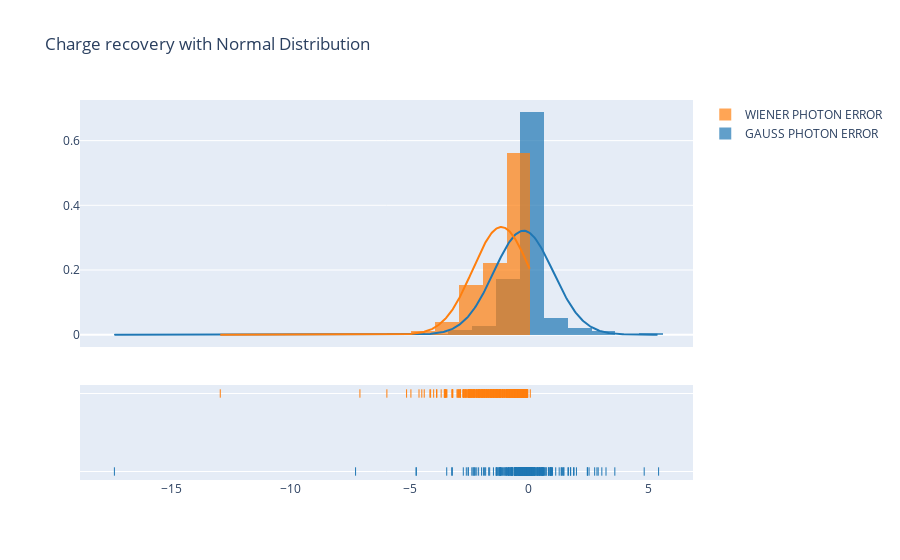

The notebook cell this image was saved under:
### Code cell
group_labels = ['GAUSS PHOTON ERROR', 'WIENER PHOTON ERROR']
fig = ff.create_distplot([PE_error_gauss, PE_error_wiener], 
                        group_labels, 
                        curve_type='normal',
                        histnorm="probability",
)

fig.update_layout(title_text='Charge recovery with Normal Distribution')
fig.show()

### Figure 1 — Plotly figure (JSON) as saved in the notebook; plotly's stock layout.template omitted (floating-point values rounded to 4 significant figures; data arrays with more than 128 entries replaced by an {"elided": "..."} marker saying what was removed)
{"data": [{"autobinx": false, "histnorm": "probability", "legendgroup": "GAUSS PHOTON ERROR", "marker": {"color": "rgb(31, 119, 180)"}, "name": "GAUSS PHOTON ERROR", "opacity": 0.7, "type": "histogram", "x": {"elided": "480 float values"}, "xaxis": "x", "xbins": {"end": 5.436, "size": 1, "start": -17.38}, "yaxis": "y"}, {"autobinx": false, "histnorm": "probability", "legendgroup": "WIENER PHOTON ERROR", "marker": {"color": "rgb(255, 127, 14)"}, "name": "WIENER PHOTON ERROR", "opacity": 0.7, "type": "histogram", "x": {"elided": "480 float values"}, "xaxis": "x", "xbins": {"end": 0.05691, "size": 1, "start": -12.94}, "yaxis": "y"}, {"legendgroup": "GAUSS PHOTON ERROR", "marker": {"color": "rgb(31, 119, 180)"}, "mode": "lines", "name": "GAUSS PHOTON ERROR", "showlegend": false, "type": "scatter", "x": {"elided": "500 float values"}, "xaxis": "x", "y": {"elided": "500 float values"}, "yaxis": "y"}, {"legendgroup": "WIENER PHOTON ERROR", "marker": {"color": "rgb(255, 127, 14)"}, "mode": "lines", "name": "WIENER PHOTON ERROR", "showlegend": false, "type": "scatter", "x": {"elided": "500 float values"}, "xaxis": "x", "y": {"elided": "500 float values"}, "yaxis": "y"}, {"legendgroup": "GAUSS PHOTON ERROR", "marker": {"color": "rgb(31, 119, 180)", "symbol": "line-ns-open"}, "mode": "markers", "name": "GAUSS PHOTON ERROR", "showlegend": false, "type": "scatter", "x": {"elided": "480 float values"}, "xaxis": "x", "y": {"elided": "480 str values"}, "yaxis": "y2"}, {"legendgroup": "WIENER PHOTON ERROR", "marker": {"color": "rgb(255, 127, 14)", "symbol": "line-ns-open"}, "mode": "markers", "name": "WIENER PHOTON ERROR", "showlegend": false, "type": "scatter", "x": {"elided": "480 float values"}, "xaxis": "x", "y": {"elided": "480 str values"}, "yaxis": "y2"}], "layout": {"barmode": "overlay", "hovermode": "closest", "legend": {"traceorder": "reversed"}, "title": {"text": "Charge recovery with Normal Distribution"}, "xaxis": {"anchor": "y2", "domain": [0, 1], "zeroline": false}, "yaxis": {"anchor": "free", "domain": [0.35, 1], "position": 0}, "yaxis2": {"anchor": "x", "domain": [0, 0.25], "dtick": 1, "showticklabels": false}}}
